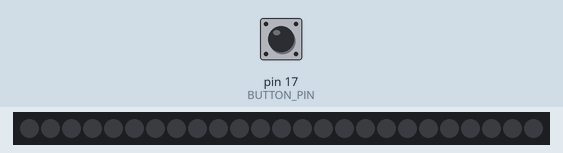
Recording of a sketch running on a simulated Arduino Uno, built with avr-gcc and run on an emulated ATmega328P. Parts: 25 RGB LEDs in strip order, left to right. The inputs (shaded band) are chosen by the test bench; at power-on: pin 17 (BUTTON_PIN) HIGH. Dim RGB values are drawn brighter than linear.

Above: at 1.2 s.
1.3 s: pin 17 (BUTTON_PIN) pulled LOW for 0.15 s
At 2.5 s:
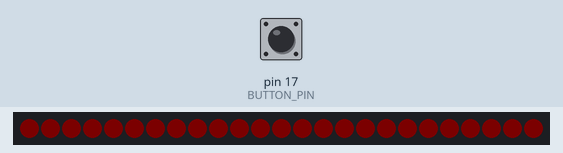
2.9 s: pin 17 (BUTTON_PIN) pulled LOW for 0.15 s
4.5 s: pin 17 (BUTTON_PIN) pulled LOW for 1 s
Timing chart, 0 to 7.5 s (numbered marks = the images above; inputs shaded):
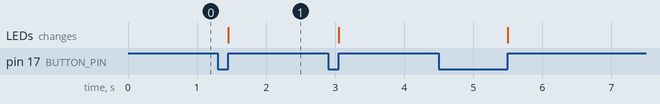

Measured:
- after the input at 1.3 s, the LEDs: change after 0.15 s (image 1)

The sketch:

LED_Matrix_Color_Mixer.ino
```cpp
/*
 * This program mixes Red, Green, and Blue components on the
 * RGB matrix using the push button on GPIO 17.
 *
 * Short presses cycle through 8 brightness levels.
 * A long press confirms the selected component and moves to
 * the next color component.
 */

#include <Arduino.h>
#include <Adafruit_NeoPixel.h>

#define MATRIX_PIN 7
#define BUTTON_PIN 17
#define NUM_LEDS   25

Adafruit_NeoPixel matrix(
  NUM_LEDS,
  MATRIX_PIN,
  NEO_GRB + NEO_KHZ800
);

int redLevel = 0;
int greenLevel = 0;
int blueLevel = 0;

int selectedColor = 0;

bool lastButtonState = HIGH;

unsigned long pressStart = 0;

const unsigned long LONG_PRESS = 1000;

// Convert 0-7 level to 0-255
int levelToValue(int level)
{
  return level * 255 / 7;
}

void updateMatrix()
{
  int r = levelToValue(redLevel);
  int g = levelToValue(greenLevel);
  int b = levelToValue(blueLevel);

  matrix.fill(
    matrix.Color(r, g, b)
  );

  matrix.show();
}

void setup()
{
  matrix.begin();
  matrix.setBrightness(25);

  pinMode(
    BUTTON_PIN,
    INPUT_PULLUP
  );

  updateMatrix();
}

void loop()
{
  bool buttonState =
    digitalRead(BUTTON_PIN);

  // Button pressed
  if (lastButtonState == HIGH &&
      buttonState == LOW)
  {
    pressStart = millis();
  }

  // Button released
  if (lastButtonState == LOW &&
      buttonState == HIGH)
  {
    unsigned long duration =
      millis() - pressStart;

    if (duration >= LONG_PRESS)
    {
      // Confirm and move to next component
      selectedColor++;

      if (selectedColor > 2)
        selectedColor = 0;
    }
    else
    {
      // Cycle selected component
      if (selectedColor == 0)
      {
        redLevel++;

        if (redLevel > 7)
          redLevel = 0;
      }
      else if (selectedColor == 1)
      {
        greenLevel++;

        if (greenLevel > 7)
          greenLevel = 0;
      }
      else
      {
        blueLevel++;

        if (blueLevel > 7)
          blueLevel = 0;
      }
    }

    updateMatrix();

    delay(30);
  }

  lastButtonState =
    buttonState;
}
```
